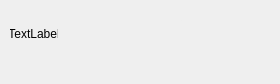
<?xml version="1.0" encoding="UTF-8"?>
<ui version="4.0">
 <class>StrategyItemWidget</class>
 <widget class="QWidget" name="StrategyItemWidget">
  <property name="geometry">
   <rect>
    <x>0</x>
    <y>0</y>
    <width>280</width>
    <height>84</height>
   </rect>
  </property>
  <property name="windowTitle">
   <string>Form</string>
  </property>
  <widget class="QLabel" name="iconLabel">
   <property name="geometry">
    <rect>
     <x>10</x>
     <y>10</y>
     <width>48</width>
     <height>48</height>
    </rect>
   </property>
   <property name="styleSheet">
    <string notr="true"/>
   </property>
   <property name="text">
    <string>TextLabel</string>
   </property>
   <property name="alignment">
    <set>Qt::AlignCenter</set>
   </property>
  </widget>
  <widget class="QLabel" name="nameLabel">
   <property name="geometry">
    <rect>
     <x>70</x>
     <y>10</y>
     <width>201</width>
     <height>21</height>
    </rect>
   </property>
   <property name="styleSheet">
    <string notr="true">font: 10pt &quot;微软雅黑&quot;;
color:rgb(239, 239, 239);</string>
   </property>
   <property name="text">
    <string>TextLabel</string>
   </property>
   <property name="alignment">
    <set>Qt::AlignCenter</set>
   </property>
   <property name="margin">
    <number>0</number>
   </property>
  </widget>
  <widget class="QWidget" name="ArrowsContainer" native="true">
   <property name="geometry">
    <rect>
     <x>70</x>
     <y>39</y>
     <width>201</width>
     <height>21</height>
    </rect>
   </property>
   <layout class="QHBoxLayout" name="horizontalLayout_4">
    <property name="topMargin">
     <number>2</number>
    </property>
    <property name="rightMargin">
     <number>2</number>
    </property>
   </layout>
  </widget>
 </widget>
 <resources/>
 <connections/>
</ui>
